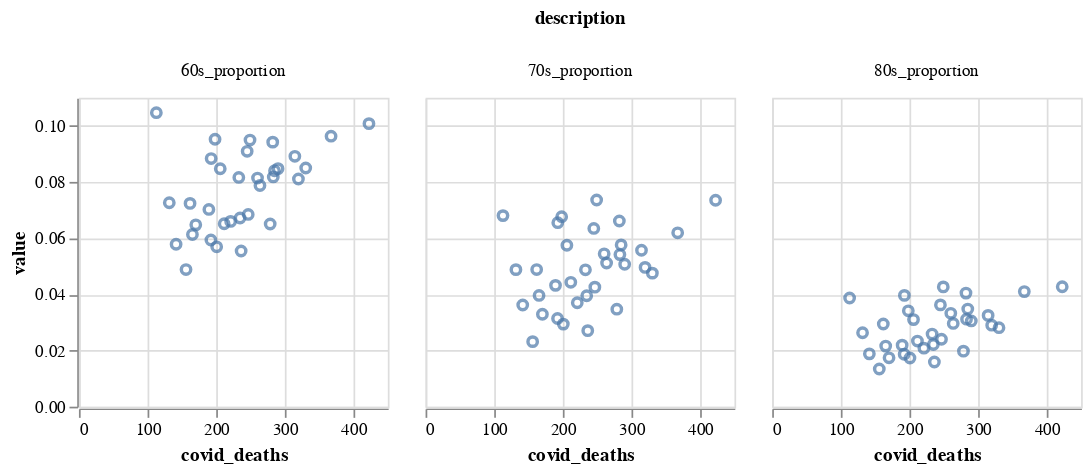

The code cell stored with this chart in its notebook:
### Code cell
alt.Chart(london_demographic).mark_point().encode(
    x='covid_deaths:Q',
    y='value:Q', 
    tooltip = ['name']
).properties(
    width=180,
    height=180
).facet(
    column='description:N'
).interactive()

### Figure 1 — Vega-Lite specification as saved in the notebook (floating-point values rounded to 4 significant figures)
{"config": {"view": {"continuousWidth": 400, "continuousHeight": 300}}, "data": {"name": "data-dbda3a0758097a0742933703c1b3dc44"}, "facet": {"column": {"type": "nominal", "field": "description"}}, "spec": {"mark": "point", "encoding": {"tooltip": [{"type": "nominal", "field": "name"}], "x": {"type": "quantitative", "field": "covid_deaths"}, "y": {"type": "quantitative", "field": "value"}}, "height": 180, "selection": {"selector009": {"type": "interval", "bind": "scales", "encodings": ["x", "y"]}}, "width": 180}, "$schema": "https://vega.github.io/schema/vega-lite/v4.8.1.json", "datasets": {"data-dbda3a0758097a0742933703c1b3dc44": [{"code": "E09000001", "name": "City of London", "covid_deaths": 112.8, "description": "60s_proportion", "value": 0.1047}, {"code": "E09000002", "name": "Barking and Dagenham", "covid_deaths": 278.6, "description": "60s_proportion", "value": 0.06508}, {"code": "E09000003", "name": "Barnet", "covid_deaths": 284.9, "description": "60s_proportion", "value": 0.08403}, {"code": "E09000004", "name": "Bexley", "covid_deaths": 282.3, "description": "60s_proportion", "value": 0.09422}, {"code": "E09000005", "name": "Brent", "covid_deaths": 330.4, "description": "60s_proportion", "value": 0.08501}, {"code": "E09000006", "name": "Bromley", "covid_deaths": 249.2, "description": "60s_proportion", "value": 0.09496}, {"code": "E09000007", "name": "Camden", "covid_deaths": 131.6, "description": "60s_proportion", "value": 0.07263}, {"code": "E09000008", "name": "Croydon", "covid_deaths": 314.6, "description": "60s_proportion", "value": 0.08916}, {"code": "E09000009", "name": "Ealing", "covid_deaths": 290.1, "description": "60s_proportion", "value": 0.08478}, {"code": "E09000010", "name": "Enfield", "covid_deaths": 283.1, "description": "60s_proportion", "value": 0.08183}, {"code": "E09000011", "name": "Greenwich", "covid_deaths": 189.3, "description": "60s_proportion", "value": 0.07025}, {"code": "E09000012", "name": "Hackney", "covid_deaths": 200.7, "description": "60s_proportion", "value": 0.05693}, {"code": "E09000013", "name": "Hammersmith and Fulham", "covid_deaths": 211.6, "description": "60s_proportion", "value": 0.06516}, {"code": "E09000014", "name": "Haringey", "covid_deaths": 234.8, "description": "60s_proportion", "value": 0.06719}, {"code": "E09000015", "name": "Harrow", "covid_deaths": 367.3, "description": "60s_proportion", "value": 0.09634}, {"code": "E09000016", "name": "Havering", "covid_deaths": 422.5, "description": "60s_proportion", "value": 0.1008}, {"code": "E09000017", "name": "Hillingdon", "covid_deaths": 260.2, "description": "60s_proportion", "value": 0.08143}, {"code": "E09000018", "name": "Hounslow", "covid_deaths": 232.9, "description": "60s_proportion", "value": 0.08164}, {"code": "E09000019", "name": "Islington", "covid_deaths": 141.6, "description": "60s_proportion", "value": 0.05786}, {"code": "E09000020", "name": "Kensington and Chelsea", "covid_deaths": 192.6, "description": "60s_proportion", "value": 0.08836}, {"code": "E09000021", "name": "Kingston upon Thames", "covid_deaths": 205.9, "description": "60s_proportion", "value": 0.08473}, {"code": "E09000022", "name": "Lambeth", "covid_deaths": 192.3, "description": "60s_proportion", "value": 0.05935}, {"code": "E09000023", "name": "Lewisham", "covid_deaths": 221.0, "description": "60s_proportion", "value": 0.06599}, {"code": "E09000024", "name": "Merton", "covid_deaths": 263.7, "description": "60s_proportion", "value": 0.07878}, {"code": "E09000025", "name": "Newham", "covid_deaths": 236.3, "description": "60s_proportion", "value": 0.05544}, {"code": "E09000026", "name": "Redbridge", "covid_deaths": 319.8, "description": "60s_proportion", "value": 0.08107}, {"code": "E09000027", "name": "Richmond upon Thames", "covid_deaths": 198.3, "description": "60s_proportion", "value": 0.09524}, {"code": "E09000028", "name": "Southwark", "covid_deaths": 170.2, "description": "60s_proportion", "value": 0.06476}, {"code": "E09000029", "name": "Sutton", "covid_deaths": 245.1, "description": "60s_proportion", "value": 0.09094}, {"code": "E09000030", "name": "Tower Hamlets", "covid_deaths": 156.0, "description": "60s_proportion", "value": 0.04884}, {"code": "E09000031", "name": "Waltham Forest", "covid_deaths": 246.6, "description": "60s_proportion", "value": 0.06847}, {"code": "E09000032", "name": "Wandsworth", "covid_deaths": 165.3, "description": "60s_proportion", "value": 0.06133}, {"code": "E09000033", "name": "Westminster", "covid_deaths": 161.9, "description": "60s_proportion", "value": 0.0724}, {"code": "E09000001", "name": "City of London", "covid_deaths": 112.8, "description": "70s_proportion", "value": 0.06805}, {"code": "E09000002", "name": "Barking and Dagenham", "covid_deaths": 278.6, "description": "70s_proportion", "value": 0.03472}, {"code": "E09000003", "name": "Barnet", "covid_deaths": 284.9, "description": "70s_proportion", "value": 0.05762}, {"code": "E09000004", "name": "Bexley", "covid_deaths": 282.3, "description": "70s_proportion", "value": 0.06612}, {"code": "E09000005", "name": "Brent", "covid_deaths": 330.4, "description": "70s_proportion", "value": 0.04756}, {"code": "E09000006", "name": "Bromley", "covid_deaths": 249.2, "description": "70s_proportion", "value": 0.0736}, {"code": "E09000007", "name": "Camden", "covid_deaths": 131.6, "description": "70s_proportion", "value": 0.04881}, {"code": "E09000008", "name": "Croydon", "covid_deaths": 314.6, "description": "70s_proportion", "value": 0.05572}, {"code": "E09000009", "name": "Ealing", "covid_deaths": 290.1, "description": "70s_proportion", "value": 0.05072}, {"code": "E09000010", "name": "Enfield", "covid_deaths": 283.1, "description": "70s_proportion", "value": 0.05416}, {"code": "E09000011", "name": "Greenwich", "covid_deaths": 189.3, "description": "70s_proportion", "value": 0.04321}, {"code": "E09000012", "name": "Hackney", "covid_deaths": 200.7, "description": "70s_proportion", "value": 0.02941}, {"code": "E09000013", "name": "Hammersmith and Fulham", "covid_deaths": 211.6, "description": "70s_proportion", "value": 0.0443}, {"code": "E09000014", "name": "Haringey", "covid_deaths": 234.8, "description": "70s_proportion", "value": 0.0395}, {"code": "E09000015", "name": "Harrow", "covid_deaths": 367.3, "description": "70s_proportion", "value": 0.06193}, {"code": "E09000016", "name": "Havering", "covid_deaths": 422.5, "description": "70s_proportion", "value": 0.07351}, {"code": "E09000017", "name": "Hillingdon", "covid_deaths": 260.2, "description": "70s_proportion", "value": 0.05443}, {"code": "E09000018", "name": "Hounslow", "covid_deaths": 232.9, "description": "70s_proportion", "value": 0.04875}, {"code": "E09000019", "name": "Islington", "covid_deaths": 141.6, "description": "70s_proportion", "value": 0.03623}, {"code": "E09000020", "name": "Kensington and Chelsea", "covid_deaths": 192.6, "description": "70s_proportion", "value": 0.06553}, {"code": "E09000021", "name": "Kingston upon Thames", "covid_deaths": 205.9, "description": "70s_proportion", "value": 0.0575}, {"code": "E09000022", "name": "Lambeth", "covid_deaths": 192.3, "description": "70s_proportion", "value": 0.03141}, {"code": "E09000023", "name": "Lewisham", "covid_deaths": 221.0, "description": "70s_proportion", "value": 0.03703}, {"code": "E09000024", "name": "Merton", "covid_deaths": 263.7, "description": "70s_proportion", "value": 0.05116}, {"code": "E09000025", "name": "Newham", "covid_deaths": 236.3, "description": "70s_proportion", "value": 0.02708}, {"code": "E09000026", "name": "Redbridge", "covid_deaths": 319.8, "description": "70s_proportion", "value": 0.04961}, {"code": "E09000027", "name": "Richmond upon Thames", "covid_deaths": 198.3, "description": "70s_proportion", "value": 0.06767}, {"code": "E09000028", "name": "Southwark", "covid_deaths": 170.2, "description": "70s_proportion", "value": 0.03293}, {"code": "E09000029", "name": "Sutton", "covid_deaths": 245.1, "description": "70s_proportion", "value": 0.06349}, {"code": "E09000030", "name": "Tower Hamlets", "covid_deaths": 156.0, "description": "70s_proportion", "value": 0.02317}, {"code": "E09000031", "name": "Waltham Forest", "covid_deaths": 246.6, "description": "70s_proportion", "value": 0.04257}, {"code": "E09000032", "name": "Wandsworth", "covid_deaths": 165.3, "description": "70s_proportion", "value": 0.03963}, {"code": "E09000033", "name": "Westminster", "covid_deaths": 161.9, "description": "70s_proportion", "value": 0.04884}, {"code": "E09000001", "name": "City of London", "covid_deaths": 112.8, "description": "80s_proportion", "value": 0.03872}, {"code": "E09000002", "name": "Barking and Dagenham", "covid_deaths": 278.6, "description": "80s_proportion", "value": 0.01978}, {"code": "E09000003", "name": "Barnet", "covid_deaths": 284.9, "description": "80s_proportion", "value": 0.03477}, {"code": "E09000004", "name": "Bexley", "covid_deaths": 282.3, "description": "80s_proportion", "value": 0.04046}, {"code": "E09000005", "name": "Brent", "covid_deaths": 330.4, "description": "80s_proportion", "value": 0.02814}, {"code": "E09000006", "name": "Bromley", "covid_deaths": 249.2, "description": "80s_proportion", "value": 0.04266}, {"code": "E09000007", "name": "Camden", "covid_deaths": 131.6, "description": "80s_proportion", "value": 0.02632}, {"code": "E09000008", "name": "Croydon", "covid_deaths": 314.6, "description": "80s_proportion", "value": 0.03251}, {"code": "E09000009", "name": "Ealing", "covid_deaths": 290.1, "description": "80s_proportion", "value": 0.03054}, {"code": "E09000010", "name": "Enfield", "covid_deaths": 283.1, "description": "80s_proportion", "value": 0.03116}, {"code": "E09000011", "name": "Greenwich", "covid_deaths": 189.3, "description": "80s_proportion", "value": 0.02192}, {"code": "E09000012", "name": "Hackney", "covid_deaths": 200.7, "description": "80s_proportion", "value": 0.01735}, {"code": "E09000013", "name": "Hammersmith and Fulham", "covid_deaths": 211.6, "description": "80s_proportion", "value": 0.02337}, {"code": "E09000014", "name": "Haringey", "covid_deaths": 234.8, "description": "80s_proportion", "value": 0.02215}, {"code": "E09000015", "name": "Harrow", "covid_deaths": 367.3, "description": "80s_proportion", "value": 0.04098}, {"code": "E09000016", "name": "Havering", "covid_deaths": 422.5, "description": "80s_proportion", "value": 0.04271}, {"code": "E09000017", "name": "Hillingdon", "covid_deaths": 260.2, "description": "80s_proportion", "value": 0.03326}, {"code": "E09000018", "name": "Hounslow", "covid_deaths": 232.9, "description": "80s_proportion", "value": 0.02585}, {"code": "E09000019", "name": "Islington", "covid_deaths": 141.6, "description": "80s_proportion", "value": 0.01882}, {"code": "E09000020", "name": "Kensington and Chelsea", "covid_deaths": 192.6, "description": "80s_proportion", "value": 0.03964}, {"code": "E09000021", "name": "Kingston upon Thames", "covid_deaths": 205.9, "description": "80s_proportion", "value": 0.03102}, {"code": "E09000022", "name": "Lambeth", "covid_deaths": 192.3, "description": "80s_proportion", "value": 0.01868}, {"code": "E09000023", "name": "Lewisham", "covid_deaths": 221.0, "description": "80s_proportion", "value": 0.02085}, {"code": "E09000024", "name": "Merton", "covid_deaths": 263.7, "description": "80s_proportion", "value": 0.02964}, {"code": "E09000025", "name": "Newham", "covid_deaths": 236.3, "description": "80s_proportion", "value": 0.0159}, {"code": "E09000026", "name": "Redbridge", "covid_deaths": 319.8, "description": "80s_proportion", "value": 0.02902}, {"code": "E09000027", "name": "Richmond upon Thames", "covid_deaths": 198.3, "description": "80s_proportion", "value": 0.03414}, {"code": "E09000028", "name": "Southwark", "covid_deaths": 170.2, "description": "80s_proportion", "value": 0.01741}, {"code": "E09000029", "name": "Sutton", "covid_deaths": 245.1, "description": "80s_proportion", "value": 0.03626}, {"code": "E09000030", "name": "Tower Hamlets", "covid_deaths": 156.0, "description": "80s_proportion", "value": 0.01341}, {"code": "E09000031", "name": "Waltham Forest", "covid_deaths": 246.6, "description": "80s_proportion", "value": 0.02403}, {"code": "E09000032", "name": "Wandsworth", "covid_deaths": 165.3, "description": "80s_proportion", "value": 0.02158}, {"code": "E09000033", "name": "Westminster", "covid_deaths": 161.9, "description": "80s_proportion", "value": 0.02944}]}}
